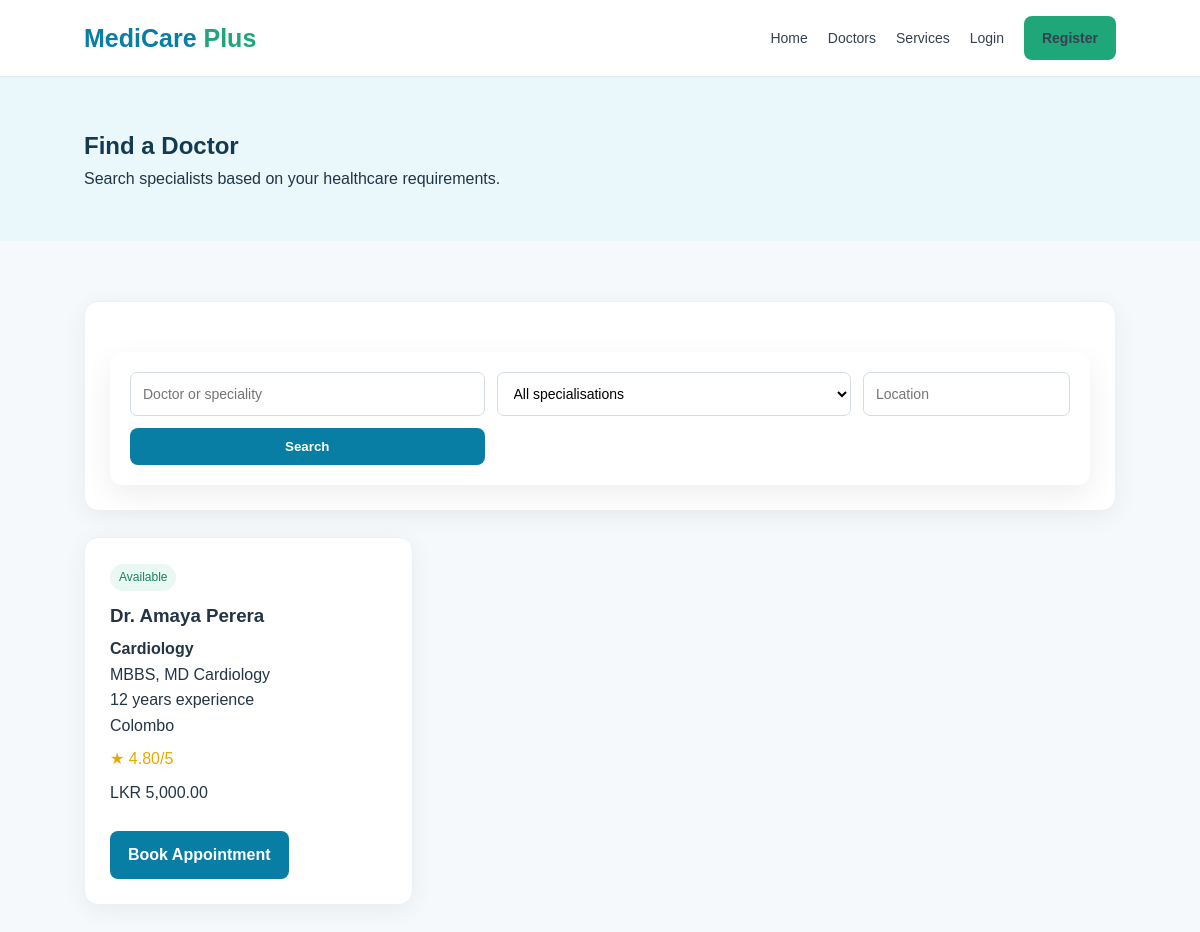
The app's page /doctors.php with its own data.
### tables this page shows
CREATE TABLE doctors (
    id INT AUTO_INCREMENT PRIMARY KEY,
    user_id INT NOT NULL,
    specialization VARCHAR(100) NOT NULL,
    qualification VARCHAR(255),
    experience INT DEFAULT 0,
    location VARCHAR(100),
    consultation_fee DECIMAL(10,2) DEFAULT 0,
    availability VARCHAR(255),
    rating DECIMAL(3,2) DEFAULT 0,
    bio TEXT,
    service_id INT,
    FOREIGN KEY (user_id) REFERENCES users(id) ON DELETE CASCADE,
    FOREIGN KEY (service_id) REFERENCES services(id) ON DELETE SET NULL
);

CREATE TABLE users (
    id INT AUTO_INCREMENT PRIMARY KEY,
    full_name VARCHAR(100) NOT NULL,
    email VARCHAR(150) NOT NULL UNIQUE,
    password VARCHAR(255) NOT NULL,
    role ENUM('patient','doctor','admin') NOT NULL DEFAULT 'patient',
    phone VARCHAR(30),
    created_at TIMESTAMP DEFAULT CURRENT_TIMESTAMP
);

### config.php (called while the page is built, shortened)
<?php
function e($value) {
    return htmlspecialchars($value ?? '', ENT_QUOTES, 'UTF-8');
}
?>

### doctors.php (the view, shortened to what this page needs)
<?php
require_once "config.php";
$search = trim($_GET["search"] ?? "");
$location = trim($_GET["location"] ?? "");
$sql = "
SELECT
    d.*,
    u.full_name
FROM doctors d
JOIN users u ON d.user_id = u.id
WHERE 1=1
";
$sql .= " ORDER BY d.rating DESC";
$stmt = $conn->prepare($sql);
$stmt->execute();
$doctors = $stmt->get_result();
?>
<!DOCTYPE html>
<html>
<head>
<link rel="stylesheet" href="style.css">
</head>
<body>
<?php include "header.php"; ?>
<section class="page-header">
<div class="container">
<h1>Find a Doctor</h1>
<p>Search specialists based on your healthcare requirements.</p>
</div>
</section>
<section class="section">
<div class="container">
<div class="card">
<form method="GET" class="search-box">
<input
type="text"
name="search"
value="<?= e($search) ?>"
placeholder="Doctor or speciality">
<select name="specialization">
<option value="">All specialisations</option>
</select>
<input
type="text"
name="location"
value="<?= e($location) ?>"
placeholder="Location">
<button class="btn" type="submit">
Search
</button>
</form>
</div>
<br>
<div class="grid">
<?php if ($doctors->num_rows > 0): ?>
<?php while ($doctor = $doctors->fetch_assoc()): ?>
<div class="card doctor-card">
<span class="badge">
Available
</span>
<h3><?= e($doctor["full_name"]) ?></h3>
<p>
<strong><?= e($doctor["specialization"]) ?></strong>
</p>
<p><?= e($doctor["qualification"]) ?></p>
<p><?= e($doctor["experience"]) ?> years experience</p>
<p><?= e($doctor["location"]) ?></p>
<div class="rating">
★ <?= e($doctor["rating"]) ?>/5
</div>
<p>
LKR <?= number_format($doctor["consultation_fee"],2) ?>
</p>
<br>
<a
href="book_appointment.php?doctor=<?= $doctor["id"] ?>"
class="btn"
>
Book Appointment
</a>
</div>
<?php endwhile; ?>
<?php endif; ?>
</div>
</div>
</section>
</body>
</html>

### style.css (style rules this page uses)
* { box-sizing: border-box; margin: 0; padding: 0; }
body { font-family: Arial, Helvetica, sans-serif; background: #f5f9fc; color: #243447; line-height: 1.6; }
a { text-decoration: none; color: inherit; }
.btn { display: inline-block; padding: 11px 18px; border: none; border-radius: 8px; cursor: pointer; font-weight: bold; background: #087ea4; color: white; }
.container { width: 86%; max-width: 1200px; margin: auto; }
.search-box { background: white; padding: 20px; border-radius: 12px; display: grid; grid-template-columns: 1fr 1fr auto; gap: 12px; margin-top: 25px; box-shadow: 0 10px 30px rgba(0,0,0,0.07); }
input, select, textarea { width: 100%; padding: 12px; border: 1px solid #d4dde5; border-radius: 7px; font-size: 14px; background: white; }
.section { padding: 60px 0; }
.grid { display: grid; grid-template-columns: repeat(3, 1fr); gap: 22px; }
.card { background: white; border-radius: 14px; padding: 25px; box-shadow: 0 5px 25px rgba(0,0,0,0.06); border: 1px solid #edf1f4; }
.doctor-card h3 { margin: 10px 0 5px; }
.badge { display: inline-block; background: #e9f8f2; color: #16825f; padding: 4px 9px; border-radius: 20px; font-size: 12px; }
.rating { color: #e7a800; margin: 8px 0; }
.page-header { padding: 50px 0; background: #eaf7fb; }
.page-header h1 { color: #123b52; }

### records on screen
doctors: user.full_name "Dr. Amaya Perera", specialization "Cardiology", qualification "MBBS, MD Cardiology", experience "12", location "Colombo", rating "4.80", consultation_fee "5,000.00"
